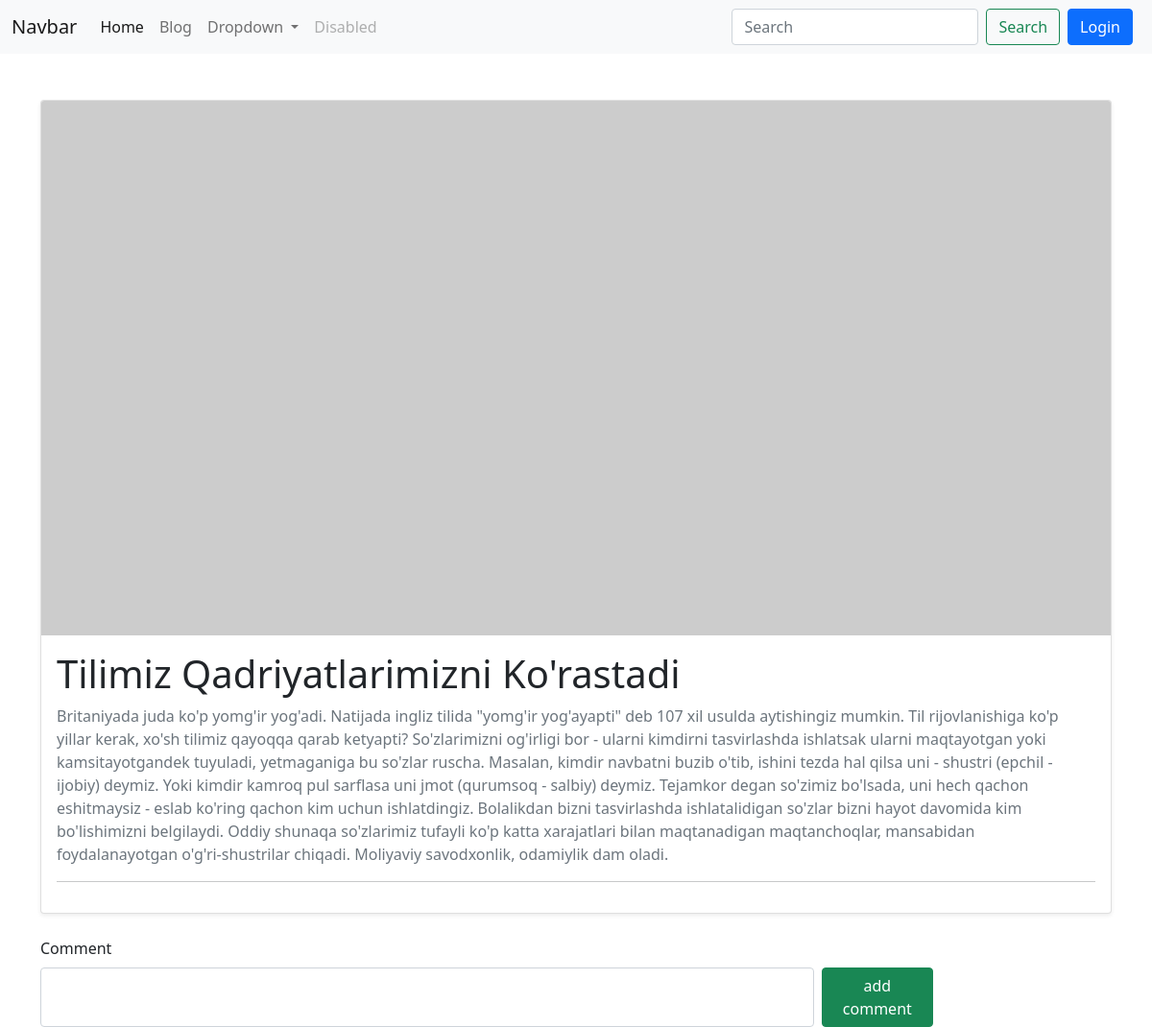
Page /blog/1/ on the committed database.
### blog/models.py (models this page shows, shortened)
class Blog(models.Model):
    title = models.CharField(max_length=100)
    description = models.TextField()
    author = models.ForeignKey(CustomUser, on_delete=models.CASCADE)
    image = models.ImageField(upload_to='images/', blank=True, null=True)
    views = models.PositiveIntegerField(default=0)
    created_at = models.DateTimeField(auto_now_add=True)

### blog/views.py (the view)
# urls.py: path('blog/<int:pk>/', blog_detail_view, name='blog_detail'),
def blog_detail_view(request, pk):
    blog = get_object_or_404(Blog, pk=pk)
    comments = Comment.objects.filter(blog=blog)
    return render(request, 'blog_detail.html', {'blog': blog, 'comments': comments})

### templates/blog_detail.html (shortened to what this page needs)
{% extends 'base.html' %}
{% block content %}
<div class="container mt-5">
    <div class="card mb-4 shadow-sm">
        {% if blog.image %}
            <img src="{{ blog.image.url }}" class="card-img-top" alt="{{ blog.title }}">
        {% else %}
            <img src="https://via.placeholder.com/800x400" class="card-img-top" alt="Placeholder">
        {% endif %}
        <div class="card-body">
            <h1 class="card-title">{{ blog.title }}</h1>
            <p class="card-text text-muted">{{ blog.description }}</p>
            <hr>
        </div>
    </div>
    <div class="col-md-10">
        <form method="post" >
            <label for="inputPassword5" class="form-label">Comment</label>
        <div class="d-flex">
        <input type="TEXT" name="comment" id="inputPassword5" class="form-control" aria-describedby="passwordHelpBlock">
        <button  class="btn btn-success ms-2" type="submit">add comment</button>
        </div>
        </form>
    </div>
{% endblock %}

### templates/base.html (shortened to what this page needs)
<!DOCTYPE html>
<html lang="en">
<head>
    <link href="https://cdn.jsdelivr.net/npm/bootstrap@5.0.2/dist/css/bootstrap.min.css" rel="stylesheet"
>
</head>
<body>
<nav class="navbar navbar-expand-lg navbar-light bg-light">
    <div class="container-fluid">
        <a class="navbar-brand" href="#">Navbar</a>
        <div class="collapse navbar-collapse" id="navbarSupportedContent">
            <ul class="navbar-nav me-auto mb-2 mb-lg-0">
                <li class="nav-item">
                    <a class="nav-link active" aria-current="page" href="{% url 'home' %}">Home</a>
                </li>
                <li class="nav-item">
                    <a class="nav-link" href="{% url 'home' %}">Blog</a>
                </li>
                <li class="nav-item dropdown">
                    <a class="nav-link dropdown-toggle" href="#" id="navbarDropdown" role="button"
                       data-bs-toggle="dropdown" aria-expanded="false">
                        Dropdown
                    </a>
                </li>
                <li class="nav-item">
                    <a class="nav-link disabled" href="#" tabindex="-1" aria-disabled="true">Disabled</a>
                </li>
            </ul>
            <form class="d-flex">
                <input class="form-control me-2" type="search" placeholder="Search" aria-label="Search">
                <button class="btn btn-outline-success" type="submit">Search</button>
                {% if request.user.is_authenticated %}
                <a href="{% url 'profile' %}" class="btn btn-primary mx-2">{{ request.user.first_name }} {{ request.user.last_name }}</a>
                {% else %}
                <a href="{% url 'login' %}" class="btn btn-primary mx-2 ">Login</a>
                {% endif %}
            </form>
        </div>
    </div>
</nav>
{% block content %}
{% endblock %}
</body>
</html>

### rows in the picture
Blog: title "Tilimiz Qadriyatlarimizni Ko'rastadi", description "Britaniyada juda ko'p yomg'ir yog'adi. Natijada ingliz tilida \"yomg'ir yog'ayapti\" deb 107 xil usulda aytishingiz mumkin. Til rijovlanishiga ko'p yillar kerak, xo'sh tilimiz qayoqqa qarab ketyapti? So'zlarimizni og'irligi bor - ularni kimdirni tasvirlashda ishlatsak ularni maqtayotgan yoki kamsitayotgandek tuyuladi, yetmaganiga bu so'zlar ruscha. Masalan, kimdir navbatni buzib o'tib, ishini tezda hal qilsa uni - shustri (epchil - ijobiy) deymiz. Yoki kimdir kamroq pul sarflasa uni jmot (qurumsoq - salbiy) deymiz. Tejamkor degan so'zimiz bo'lsada, uni hech qachon eshitmaysiz - eslab ko'ring qachon kim uchun ishlatdingiz. Bolalikdan bizni tasvirlashda ishlatalidigan so'zlar bizni hayot…"
